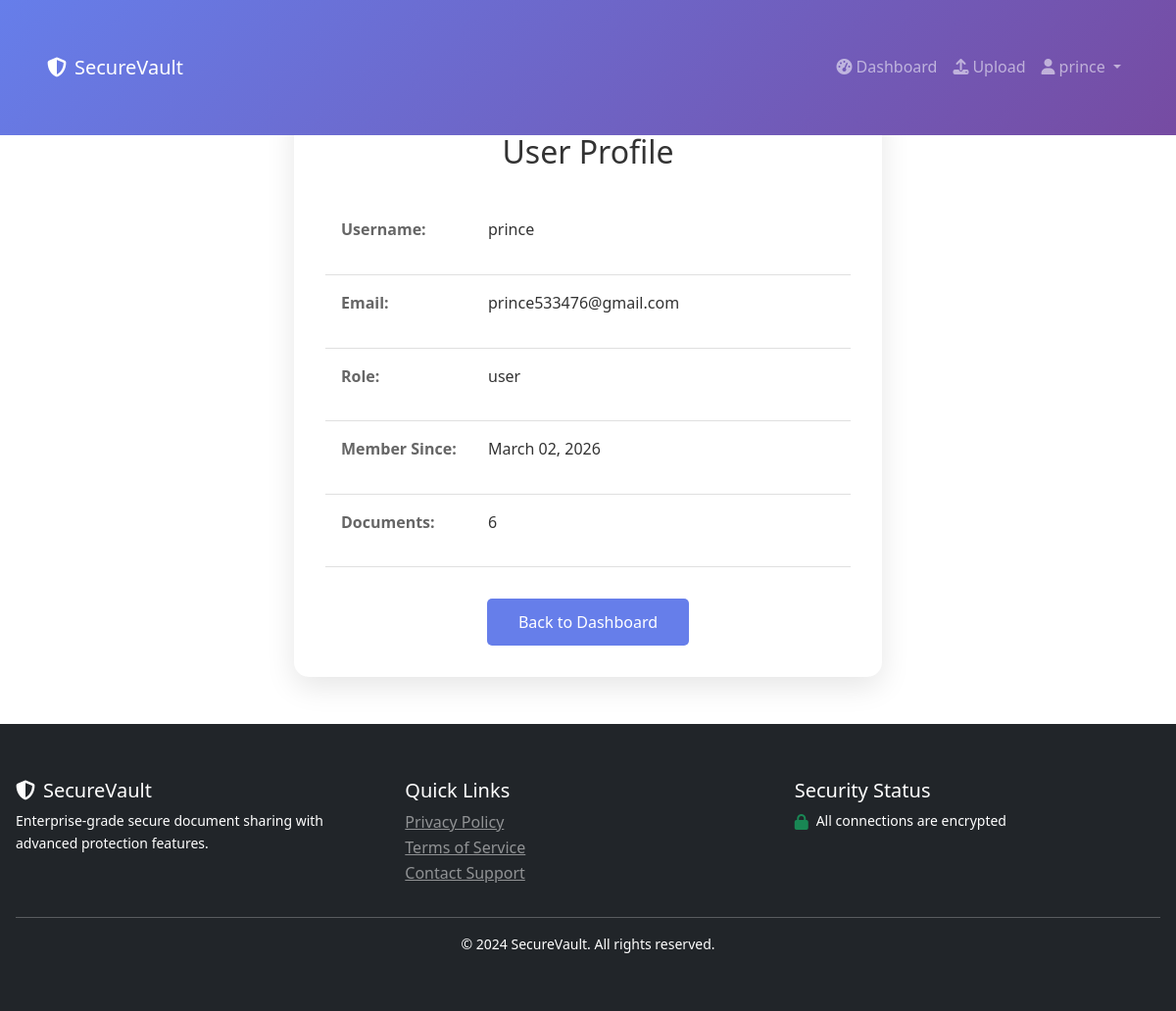
Page /auth/profile (signed in) on the committed database.
### models/user.py (models this page shows, shortened)
class User(db.Model, UserMixin):
    __tablename__ = 'users'
    id = db.Column(db.Integer, primary_key=True)
    username = db.Column(db.String(80), unique=True, nullable=False)
    email = db.Column(db.String(120), unique=True, nullable=False)
    password_hash = db.Column(db.String(200), nullable=False)
    role = db.Column(db.String(20), default='user')
    created_at = db.Column(db.DateTime, default=datetime.utcnow)
    is_active = db.Column(db.Boolean, default=True)
    documents = db.relationship('Document', backref='owner', lazy=True, cascade='all, delete-orphan')
    access_logs = db.relationship('AccessLog', backref='user', lazy=True)
    def is_admin(self):
        return self.role == 'admin'

### routes/auth_routes.py (the view)
@auth_bp.route('/profile')
@login_required
def profile():
    return render_template('profile.html', user=current_user)

### templates/profile.html (shortened to what this page needs)
{% extends "base.html" %}
{% block content %}
<div class="container">
    <div class="profile-card slide-up">
        <h2>User Profile</h2>
        <div class="profile-info">
            <div class="info-group">
                <label>Username:</label>
                <p>{{ user.username }}</p>
            </div>
            <div class="info-group">
                <label>Email:</label>
                <p>{{ user.email }}</p>
            </div>
            <div class="info-group">
                <label>Role:</label>
                <p>{{ user.role }}</p>
            </div>
            <div class="info-group">
                <label>Member Since:</label>
                <p>{{ user.created_at.strftime('%B %d, %Y') }}</p>
            </div>
            <div class="info-group">
                <label>Documents:</label>
                <p>{{ user.documents|length }}</p>
            </div>
        </div>
        <div class="profile-actions">
            <a href="{{ url_for('doc.dashboard') }}" class="btn">Back to Dashboard</a>
        </div>
    </div>
</div>
{% endblock %}

### templates/base.html (shortened to what this page needs)
<!DOCTYPE html>
<html lang="en">
<head>
    <link href="https://cdn.jsdelivr.net/npm/bootstrap@5.3.0/dist/css/bootstrap.min.css" rel="stylesheet">
    <link rel="stylesheet" href="https://cdnjs.cloudflare.com/ajax/libs/font-awesome/6.4.0/css/all.min.css">
    <link rel="stylesheet" href="https://cdnjs.cloudflare.com/ajax/libs/animate.css/4.1.1/animate.min.css">
    <link rel="stylesheet" href="{{ url_for('static', filename='css/main.css') }}">
    <link rel="stylesheet" href="{{ url_for('static', filename='css/animations.css') }}">
</head>
<body>
    <nav class="navbar navbar-expand-lg navbar-dark bg-dark fixed-top">
        <div class="container">
            <a class="navbar-brand" href="{{ url_for('index') }}">
                <i class="fas fa-shield-alt me-2"></i>SecureVault
            </a>
            <div class="collapse navbar-collapse" id="navbarNav">
                <ul class="navbar-nav ms-auto">
                    {% if current_user.is_authenticated %}
                        <li class="nav-item">
                            <a class="nav-link" href="{{ url_for('doc.dashboard') }}">
                                <i class="fas fa-tachometer-alt me-1"></i>Dashboard
                            </a>
                        </li>
                        <li class="nav-item">
                            <a class="nav-link" href="{{ url_for('doc.upload') }}">
                                <i class="fas fa-upload me-1"></i>Upload
                            </a>
                        </li>
                        <li class="nav-item dropdown">
                            <a class="nav-link dropdown-toggle" href="#" id="userDropdown" role="button" data-bs-toggle="dropdown">
                                <i class="fas fa-user me-1"></i>{{ current_user.username }}
                            </a>
                        </li>
                    {% endif %}
                </ul>
            </div>
        </div>
    </nav>
    <main class="container mt-5 pt-4">
        {% block content %}{% endblock %}
    </main>
    <footer class="bg-dark text-white mt-5 py-4">
        <div class="container">
            <div class="row">
                <div class="col-md-4">
                    <h5><i class="fas fa-shield-alt me-2"></i>SecureVault</h5>
                    <p class="small">Enterprise-grade secure document sharing with advanced protection features.</p>
                </div>
                <div class="col-md-4">
                    <h5>Quick Links</h5>
                    <ul class="list-unstyled">
                        <li><a href="#" class="text-white-50">Privacy Policy</a></li>
                        <li><a href="#" class="text-white-50">Terms of Service</a></li>
                        <li><a href="#" class="text-white-50">Contact Support</a></li>
                    </ul>
                </div>
                <div class="col-md-4">
                    <h5>Security Status</h5>
                    <div class="d-flex align-items-center">
                        <i class="fas fa-lock text-success me-2"></i>
                        <span class="small">All connections are encrypted</span>
                    </div>
                </div>
            </div>
            <hr class="bg-secondary">
            <div class="text-center small">
                &copy; 2024 SecureVault. All rights reserved.
            </div>
        </div>
    </footer>
</body>
</html>

### templates/static/css/main.css (style rules this page uses)
* { margin: 0; padding: 0; box-sizing: border-box; }
body { font-family: 'Segoe UI', Tahoma, Geneva, Verdana, sans-serif; line-height: 1.6; color: #333; }
.navbar { background: linear-gradient(135deg, #667eea 0%, #764ba2 100%); padding: 1rem 2rem; display: flex; justify-content: space-between; align-items: center; color: white; }
.container { max-width: 1200px; margin: 2rem auto; padding: 0 1rem; }
.btn { display: inline-block; padding: 0.5rem 1rem; background: #667eea; color: white; text-decoration: none; border-radius: 5px; border: none; cursor: pointer; transition: transform 0.3s, box-shadow 0.3s; }

### templates/static/css/animations.css (style rules this page uses)
.fade-in { animation: fadeIn 1s ease-in; }
.slide-up { animation: slideUp 0.8s ease-out; }

### templates/profile.html (style rules this page uses)
.profile-card { max-width: 600px; margin: 2rem auto; padding: 2rem; background: white; border-radius: 15px; box-shadow: 0 10px 30px rgba(0,0,0,0.1); }
.profile-card h2 { color: #333; margin-bottom: 2rem; text-align: center; font-size: 2em; }
.profile-info { margin-bottom: 2rem; }
.info-group { display: flex; padding: 1rem; border-bottom: 1px solid #e0e0e0; }
.info-group label { width: 150px; font-weight: 600; color: #666; }
.info-group p { flex: 1; color: #333; }
.profile-actions { text-align: center; }
.profile-actions .btn { display: inline-block; padding: 0.75rem 2rem; }

### rows in the picture
User: username "prince", email "prince533476@gmail.com", role "user", created_at "March 02, 2026"

### other values in the picture
{{ user.documents|length }} "6"
